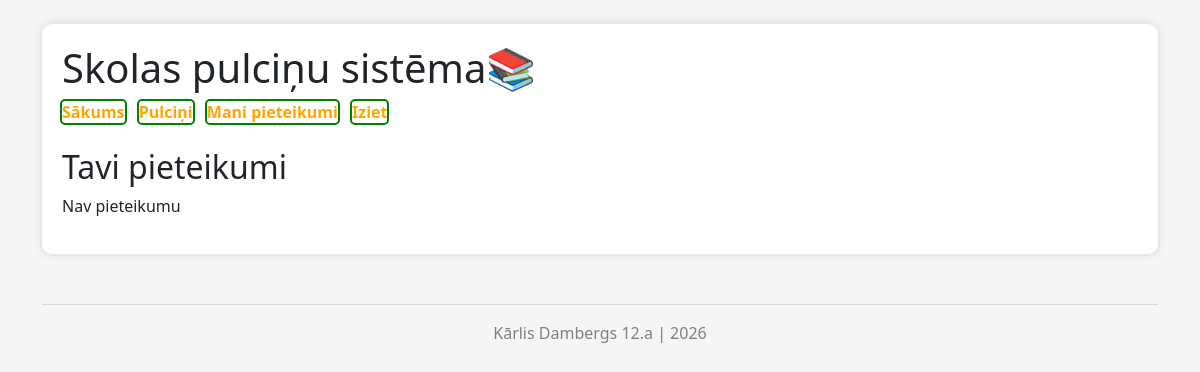
Page /pieteikumi (signed in) on the earlier database version.
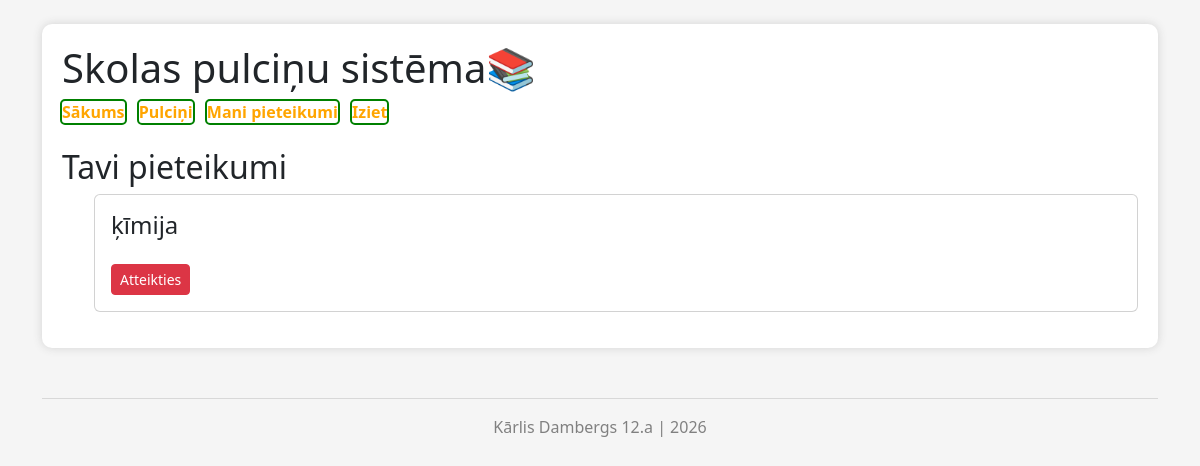
Same page on the later database version.
### tables this page shows
CREATE TABLE "pulcini" (
	"id"	INTEGER,
	"nosaukums"	TEXT NOT NULL,
	"apraksts"	TEXT,
	"vietas"	INTEGER NOT NULL,
	PRIMARY KEY("id" AUTOINCREMENT),
	FOREIGN KEY("id") REFERENCES "pieteikumi"("pulcins_id")
);

### app.py (the view)
@app.route("/pieteikumi") # Skolēna pieteikumi
def pieteikumi():
    user_id = session.get('id')
    conn = sqlite3.connect("datubaze.db")
    conn.row_factory = sqlite3.Row
    cur = conn.cursor()
    cur.execute("""
    SELECT pulcini.id, pulcini.nosaukums
    FROM pieteikumi
    JOIN pulcini ON pieteikumi.pulcins_id = pulcini.id
    WHERE pieteikumi.user_id = ?
    """, (user_id,))
    pieteikumi = cur.fetchall()
    conn.close()
    return render_template("pieteikumi.html", pieteikumi=pieteikumi)

### templates/pieteikumi.html (shortened to what this page needs)
{% extends "layout.html" %}
{% block content %}
<h2>Tavi pieteikumi</h2>
{% if pieteikumi %}
<ul>
{% for i in pieteikumi %}
    <li class="card p-3 mb-3">
        <h4>{{i.nosaukums}}</h4>
        <form method="POST" action="/atteikties" style="display:inline;">
            <button class="btn btn-danger btn-sm">Atteikties</button>
        </form>
    </li>
{% endfor %}
</ul>
{% else %}
<p>Nav pieteikumu</p>
{% endif %}
{% endblock %}

Differences in the rows shown:
added pulcini: nosaukums "ķīmija"
Other differences:
text no longer shown: "Nav pieteikumu"
